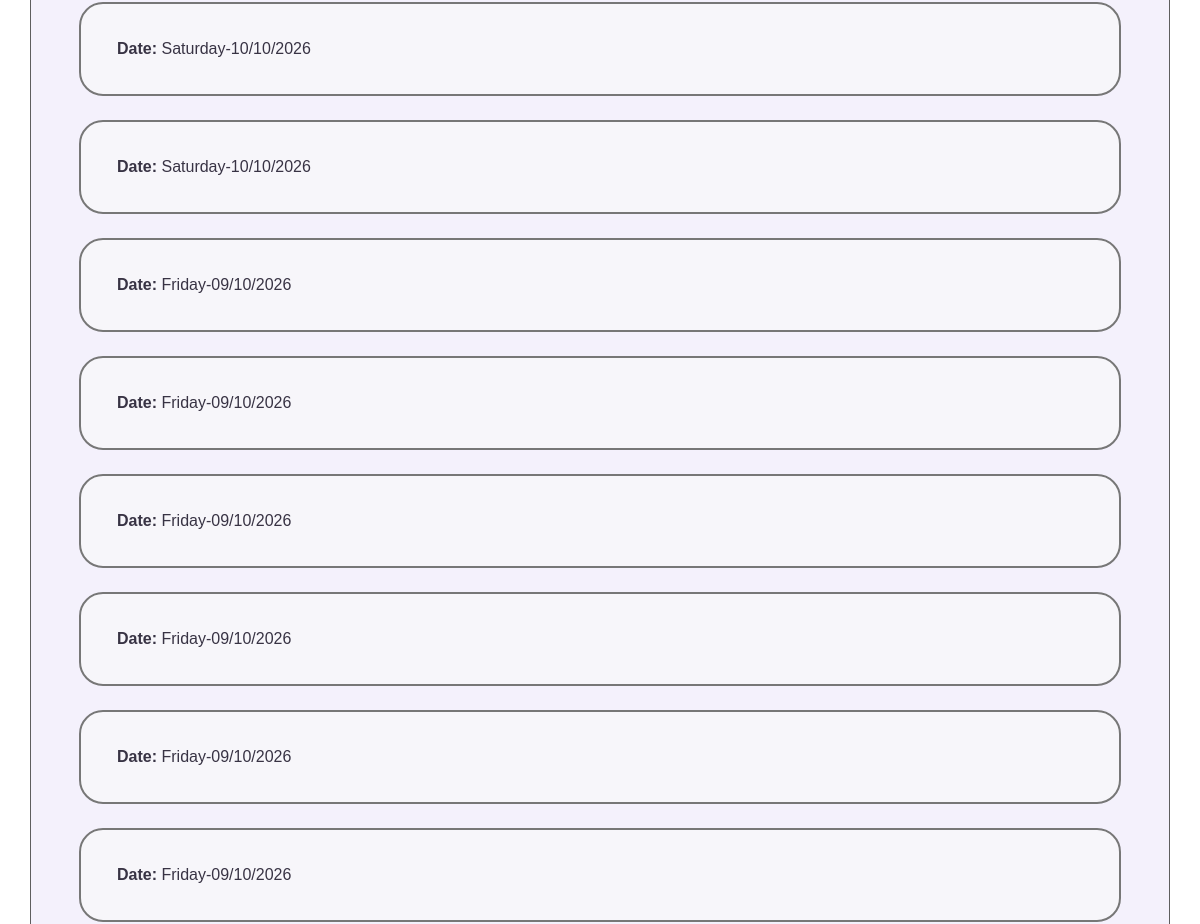
Page /cardhistory/5 (middle part) on the earlier database version.
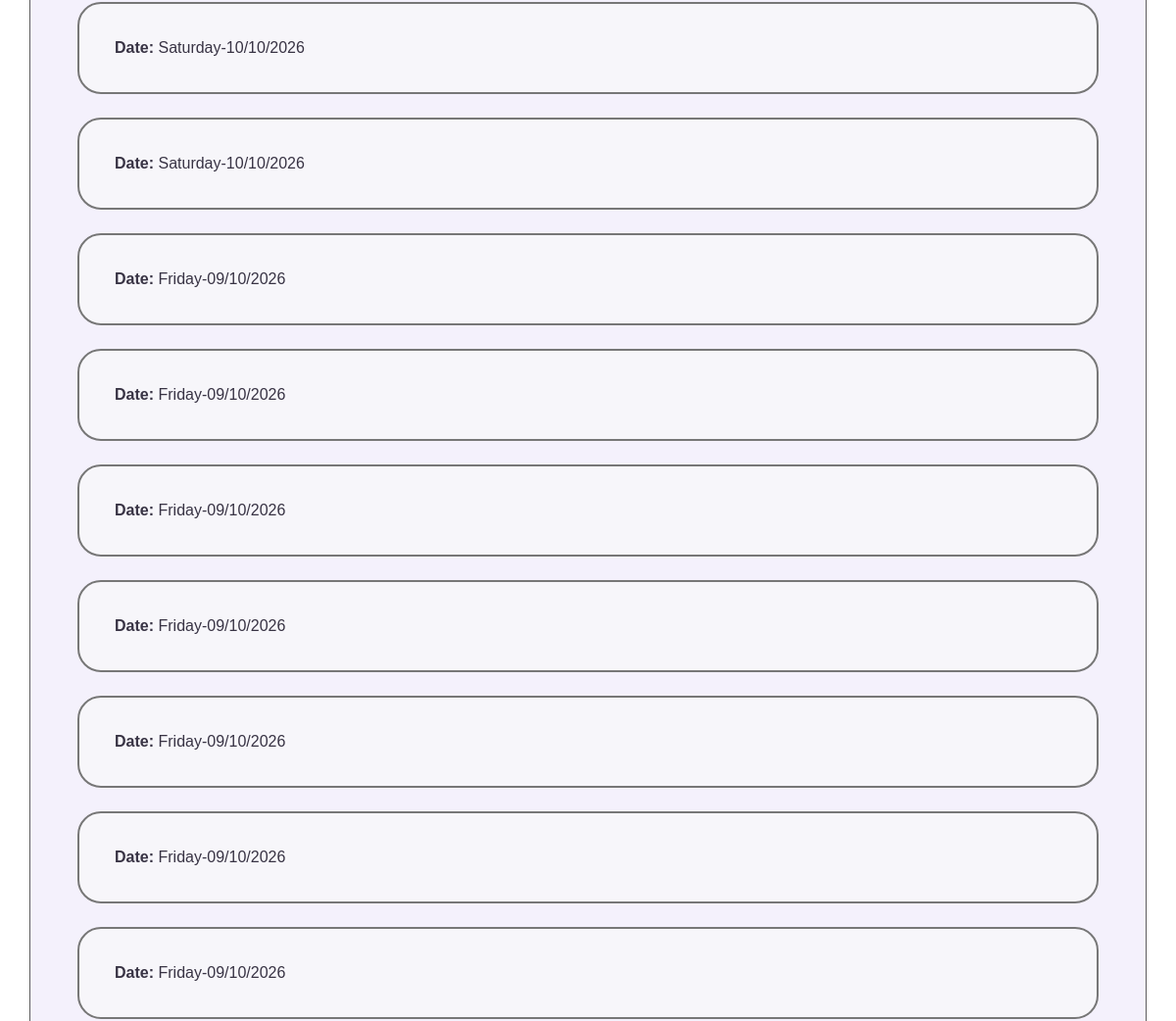
Same page on the later database version.
### tables this page shows
CREATE TABLE ATTENDANCE_RECORDS (attendance_id INTEGER PRIMARY KEY, card_id INTEGER REFERENCES ATTENDANCE_CARDS (card_id), date TEXT);

### app.py (the view)
@app.route("/cardhistory/<card_id>")
def card_history(card_id):
    og_page = request.args.get("og_page", "/")
    db = get_db()
    records = db.execute("SELECT * FROM ATTENDANCE_RECORDS WHERE card_id = ? ORDER BY attendance_id DESC", (card_id,)).fetchall()
    students = db.execute("SELECT first_name, surname FROM STUDENTS WHERE card_id = ?", (card_id,)).fetchall()
    return render_template("cardhistory.html", card_id=card_id, students=students, records=records, og_page=og_page)

### app.py (called while the page is built)
def get_db():
    if "db" not in g:
        g.db = sqlite3.connect(DATABASE)
        g.db.row_factory = sqlite3.Row
    return g.db

### templates/cardhistory.html (shortened to what this page needs)
{% extends "layout.html" %}
{% block content %}
<link rel="stylesheet" href="{{ url_for('static', filename='cardhistory.css') }}">
    <section>
        {% for record in records %}
            <p class="record-date">
                <strong>Date:</strong> {{ record["date"] }}
            </p>
        {% endfor %}
    </section>
{% endblock %}

Differences in the rows shown:
added ATTENDANCE_RECORDS: date "Friday-09/10/2026"
